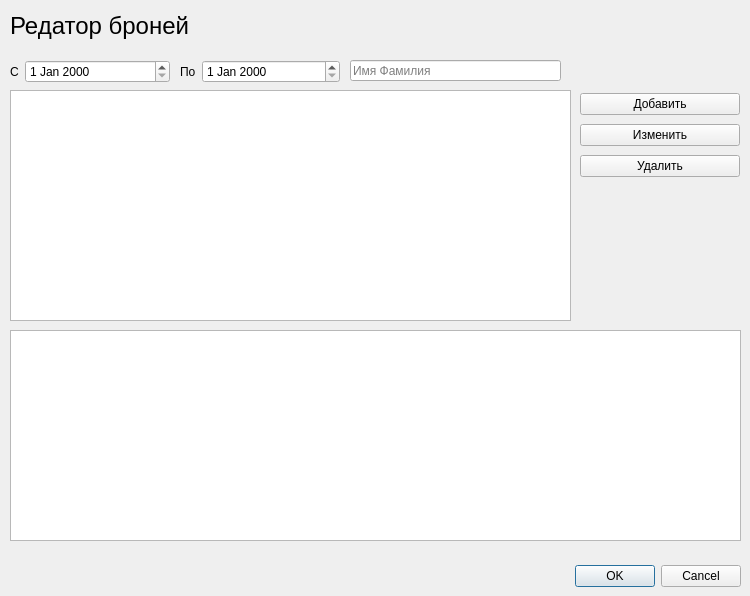
<?xml version="1.0" encoding="UTF-8"?>
<ui version="4.0">
 <class>Reservations_edit</class>
 <widget class="QDialog" name="Reservations_edit">
  <property name="geometry">
   <rect>
    <x>0</x>
    <y>0</y>
    <width>750</width>
    <height>596</height>
   </rect>
  </property>
  <property name="windowTitle">
   <string>Dialog</string>
  </property>
  <widget class="QDialogButtonBox" name="buttonBox">
   <property name="geometry">
    <rect>
     <x>400</x>
     <y>560</y>
     <width>341</width>
     <height>32</height>
    </rect>
   </property>
   <property name="orientation">
    <enum>Qt::Horizontal</enum>
   </property>
   <property name="standardButtons">
    <set>QDialogButtonBox::Cancel|QDialogButtonBox::Ok</set>
   </property>
  </widget>
  <widget class="Reservations_table" name="tableWidget">
   <property name="geometry">
    <rect>
     <x>10</x>
     <y>330</y>
     <width>731</width>
     <height>211</height>
    </rect>
   </property>
  </widget>
  <widget class="QWidget" name="verticalLayoutWidget">
   <property name="geometry">
    <rect>
     <x>580</x>
     <y>90</y>
     <width>160</width>
     <height>91</height>
    </rect>
   </property>
   <layout class="QVBoxLayout" name="verticalLayout">
    <item>
     <widget class="QPushButton" name="pb_add">
      <property name="text">
       <string>Добавить</string>
      </property>
     </widget>
    </item>
    <item>
     <widget class="QPushButton" name="pb_edit">
      <property name="text">
       <string>Изменить</string>
      </property>
     </widget>
    </item>
    <item>
     <widget class="QPushButton" name="pb_delete">
      <property name="text">
       <string>Удалить</string>
      </property>
     </widget>
    </item>
   </layout>
  </widget>
  <widget class="QLabel" name="label">
   <property name="geometry">
    <rect>
     <x>10</x>
     <y>10</y>
     <width>181</width>
     <height>31</height>
    </rect>
   </property>
   <property name="font">
    <font>
     <pointsize>18</pointsize>
    </font>
   </property>
   <property name="text">
    <string>Редатор броней</string>
   </property>
  </widget>
  <widget class="QTableWidget" name="tw_list">
   <property name="geometry">
    <rect>
     <x>10</x>
     <y>90</y>
     <width>561</width>
     <height>231</height>
    </rect>
   </property>
  </widget>
  <widget class="QWidget" name="formLayoutWidget">
   <property name="geometry">
    <rect>
     <x>10</x>
     <y>60</y>
     <width>160</width>
     <height>31</height>
    </rect>
   </property>
   <layout class="QFormLayout" name="formLayout">
    <item row="0" column="0">
     <widget class="QLabel" name="label_3">
      <property name="text">
       <string>C</string>
      </property>
     </widget>
    </item>
    <item row="0" column="1">
     <widget class="QDateEdit" name="dateEdit"/>
    </item>
   </layout>
  </widget>
  <widget class="QWidget" name="formLayoutWidget_2">
   <property name="geometry">
    <rect>
     <x>180</x>
     <y>60</y>
     <width>160</width>
     <height>31</height>
    </rect>
   </property>
   <layout class="QFormLayout" name="formLayout_2">
    <item row="0" column="0">
     <widget class="QLabel" name="label_4">
      <property name="text">
       <string>По</string>
      </property>
     </widget>
    </item>
    <item row="0" column="1">
     <widget class="QDateEdit" name="dateEdit_2"/>
    </item>
   </layout>
  </widget>
  <widget class="QLineEdit" name="lineEdit">
   <property name="geometry">
    <rect>
     <x>350</x>
     <y>60</y>
     <width>211</width>
     <height>21</height>
    </rect>
   </property>
   <property name="placeholderText">
    <string>Имя Фамилия</string>
   </property>
  </widget>
 </widget>
 <customwidgets>
  <customwidget>
   <class>Reservations_table</class>
   <extends>QTableWidget</extends>
   <header>reservations/reservations_table.h</header>
  </customwidget>
 </customwidgets>
 <resources/>
 <connections>
  <connection>
   <sender>buttonBox</sender>
   <signal>accepted()</signal>
   <receiver>Reservations_edit</receiver>
   <slot>accept()</slot>
   <hints>
    <hint type="sourcelabel">
     <x>248</x>
     <y>254</y>
    </hint>
    <hint type="destinationlabel">
     <x>157</x>
     <y>274</y>
    </hint>
   </hints>
  </connection>
  <connection>
   <sender>buttonBox</sender>
   <signal>rejected()</signal>
   <receiver>Reservations_edit</receiver>
   <slot>reject()</slot>
   <hints>
    <hint type="sourcelabel">
     <x>316</x>
     <y>260</y>
    </hint>
    <hint type="destinationlabel">
     <x>286</x>
     <y>274</y>
    </hint>
   </hints>
  </connection>
 </connections>
</ui>
